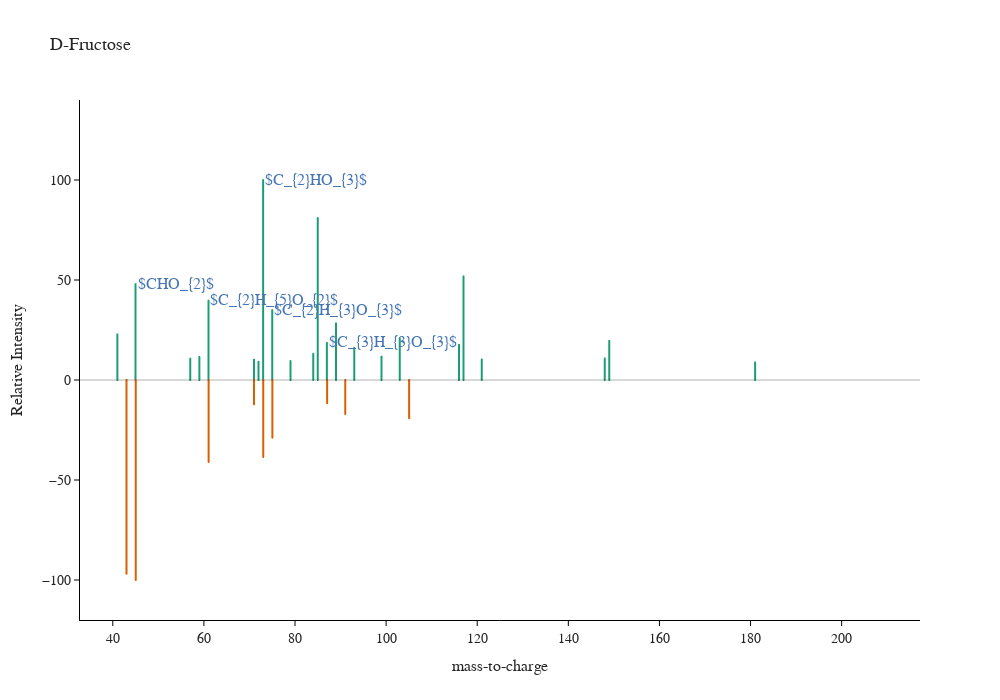

Write notebook code for a chart like this one.
### Code cell
df.plot(kind="spectrum", x="mz", y="rel_int", title="D-Fructose", ylabel="Relative Intensity",
        bin_peaks=False,
             reference_spectrum=pred_df[['mz', 'rel_int', 'color_peak']], mirror_spectrum=True, 
             annotate_mz=False, annotate_top_n_peaks='all',
             annotation_color="color_annotation", 
             custom_annotation="custom_annotation",
             peak_color="color_peak",
            annotation_font_size=16,
            xlabel_font_size=20,
            ylabel_font_size=20,
            width=1000, height=700, grid=False, backend="ms_plotly")

### Figure 1 — Plotly figure (JSON) as saved in the notebook; plotly's stock layout.template omitted (floating-point values rounded to 4 significant figures)
{"data": [{"customdata": [[41, 22.87], [41, 22.87]], "hovertemplate": "m/z: %{customdata[0]}<br>intensity: %{customdata[1]}", "line": {"color": "#1b9e77"}, "mode": "lines", "name": "", "showlegend": false, "type": "scattergl", "x": [41, 41], "y": [0, 22.87]}, {"customdata": [[45, 47.96], [45, 47.96]], "hovertemplate": "m/z: %{customdata[0]}<br>intensity: %{customdata[1]}", "line": {"color": "#1b9e77"}, "mode": "lines", "name": "", "showlegend": false, "type": "scattergl", "x": [45, 45], "y": [0, 47.96]}, {"customdata": [[57, 10.72], [57, 10.72]], "hovertemplate": "m/z: %{customdata[0]}<br>intensity: %{customdata[1]}", "line": {"color": "#1b9e77"}, "mode": "lines", "name": "", "showlegend": false, "type": "scattergl", "x": [57, 57], "y": [0, 10.72]}, {"customdata": [[59, 11.56], [59, 11.56]], "hovertemplate": "m/z: %{customdata[0]}<br>intensity: %{customdata[1]}", "line": {"color": "#1b9e77"}, "mode": "lines", "name": "", "showlegend": false, "type": "scattergl", "x": [59, 59], "y": [0, 11.56]}, {"customdata": [[61, 39.67], [61, 39.67]], "hovertemplate": "m/z: %{customdata[0]}<br>intensity: %{customdata[1]}", "line": {"color": "#1b9e77"}, "mode": "lines", "name": "", "showlegend": false, "type": "scattergl", "x": [61, 61], "y": [0, 39.67]}, {"customdata": [[71, 10.17], [71, 10.17]], "hovertemplate": "m/z: %{customdata[0]}<br>intensity: %{customdata[1]}", "line": {"color": "#1b9e77"}, "mode": "lines", "name": "", "showlegend": false, "type": "scattergl", "x": [71, 71], "y": [0, 10.17]}, {"customdata": [[72, 9.113], [72, 9.113]], "hovertemplate": "m/z: %{customdata[0]}<br>intensity: %{customdata[1]}", "line": {"color": "#1b9e77"}, "mode": "lines", "name": "", "showlegend": false, "type": "scattergl", "x": [72, 72], "y": [0, 9.113]}, {"customdata": [[73, 100], [73, 100]], "hovertemplate": "m/z: %{customdata[0]}<br>intensity: %{customdata[1]}", "line": {"color": "#1b9e77"}, "mode": "lines", "name": "", "showlegend": false, "type": "scattergl", "x": [73, 73], "y": [0, 100]}, {"customdata": [[75, 34.97], [75, 34.97]], "hovertemplate": "m/z: %{customdata[0]}<br>intensity: %{customdata[1]}", "line": {"color": "#1b9e77"}, "mode": "lines", "name": "", "showlegend": false, "type": "scattergl", "x": [75, 75], "y": [0, 34.97]}, {"customdata": [[79, 9.479], [79, 9.479]], "hovertemplate": "m/z: %{customdata[0]}<br>intensity: %{customdata[1]}", "line": {"color": "#1b9e77"}, "mode": "lines", "name": "", "showlegend": false, "type": "scattergl", "x": [79, 79], "y": [0, 9.479]}, {"customdata": [[84, 13.16], [84, 13.16]], "hovertemplate": "m/z: %{customdata[0]}<br>intensity: %{customdata[1]}", "line": {"color": "#1b9e77"}, "mode": "lines", "name": "", "showlegend": false, "type": "scattergl", "x": [84, 84], "y": [0, 13.16]}, {"customdata": [[85, 81.0], [85, 81.0]], "hovertemplate": "m/z: %{customdata[0]}<br>intensity: %{customdata[1]}", "line": {"color": "#1b9e77"}, "mode": "lines", "name": "", "showlegend": false, "type": "scattergl", "x": [85, 85], "y": [0, 81.0]}, {"customdata": [[87, 18.59], [87, 18.59]], "hovertemplate": "m/z: %{customdata[0]}<br>intensity: %{customdata[1]}", "line": {"color": "#1b9e77"}, "mode": "lines", "name": "", "showlegend": false, "type": "scattergl", "x": [87, 87], "y": [0, 18.59]}, {"customdata": [[89, 28.37], [89, 28.37]], "hovertemplate": "m/z: %{customdata[0]}<br>intensity: %{customdata[1]}", "line": {"color": "#1b9e77"}, "mode": "lines", "name": "", "showlegend": false, "type": "scattergl", "x": [89, 89], "y": [0, 28.37]}, {"customdata": [[93, 16.14], [93, 16.14]], "hovertemplate": "m/z: %{customdata[0]}<br>intensity: %{customdata[1]}", "line": {"color": "#1b9e77"}, "mode": "lines", "name": "", "showlegend": false, "type": "scattergl", "x": [93, 93], "y": [0, 16.14]}, {"customdata": [[99, 11.72], [99, 11.72]], "hovertemplate": "m/z: %{customdata[0]}<br>intensity: %{customdata[1]}", "line": {"color": "#1b9e77"}, "mode": "lines", "name": "", "showlegend": false, "type": "scattergl", "x": [99, 99], "y": [0, 11.72]}, {"customdata": [[103, 20.96], [103, 20.96]], "hovertemplate": "m/z: %{customdata[0]}<br>intensity: %{customdata[1]}", "line": {"color": "#1b9e77"}, "mode": "lines", "name": "", "showlegend": false, "type": "scattergl", "x": [103, 103], "y": [0, 20.96]}, {"customdata": [[116, 17.62], [116, 17.62]], "hovertemplate": "m/z: %{customdata[0]}<br>intensity: %{customdata[1]}", "line": {"color": "#1b9e77"}, "mode": "lines", "name": "", "showlegend": false, "type": "scattergl", "x": [116, 116], "y": [0, 17.62]}, {"customdata": [[117, 51.84], [117, 51.84]], "hovertemplate": "m/z: %{customdata[0]}<br>intensity: %{customdata[1]}", "line": {"color": "#1b9e77"}, "mode": "lines", "name": "", "showlegend": false, "type": "scattergl", "x": [117, 117], "y": [0, 51.84]}, {"customdata": [[121, 10.31], [121, 10.31]], "hovertemplate": "m/z: %{customdata[0]}<br>intensity: %{customdata[1]}", "line": {"color": "#1b9e77"}, "mode": "lines", "name": "", "showlegend": false, "type": "scattergl", "x": [121, 121], "y": [0, 10.31]}, {"customdata": [[148, 10.84], [148, 10.84]], "hovertemplate": "m/z: %{customdata[0]}<br>intensity: %{customdata[1]}", "line": {"color": "#1b9e77"}, "mode": "lines", "name": "", "showlegend": false, "type": "scattergl", "x": [148, 148], "y": [0, 10.84]}, {"customdata": [[149, 19.64], [149, 19.64]], "hovertemplate": "m/z: %{customdata[0]}<br>intensity: %{customdata[1]}", "line": {"color": "#1b9e77"}, "mode": "lines", "name": "", "showlegend": false, "type": "scattergl", "x": [149, 149], "y": [0, 19.64]}, {"customdata": [[181, 8.82], [181, 8.82]], "hovertemplate": "m/z: %{customdata[0]}<br>intensity: %{customdata[1]}", "line": {"color": "#1b9e77"}, "mode": "lines", "name": "", "showlegend": false, "type": "scattergl", "x": [181, 181], "y": [0, 8.82]}, {"line": {"color": "#d95f02"}, "mode": "lines", "name": "", "showlegend": false, "type": "scattergl", "x": [43.02, 43.02], "y": [0, -96.88]}, {"line": {"color": "#d95f02"}, "mode": "lines", "name": "", "showlegend": false, "type": "scattergl", "x": [45.03, 45.03], "y": [0, -100]}, {"line": {"color": "#d95f02"}, "mode": "lines", "name": "", "showlegend": false, "type": "scattergl", "x": [61.03, 61.03], "y": [0, -41.03]}, {"line": {"color": "#d95f02"}, "mode": "lines", "name": "", "showlegend": false, "type": "scattergl", "x": [71.01, 71.01], "y": [0, -12.2]}, {"line": {"color": "#d95f02"}, "mode": "lines", "name": "", "showlegend": false, "type": "scattergl", "x": [73.03, 73.03], "y": [0, -38.52]}, {"line": {"color": "#d95f02"}, "mode": "lines", "name": "", "showlegend": false, "type": "scattergl", "x": [75.04, 75.04], "y": [0, -28.88]}, {"line": {"color": "#d95f02"}, "mode": "lines", "name": "", "showlegend": false, "type": "scattergl", "x": [87.04, 87.04], "y": [0, -11.65]}, {"line": {"color": "#d95f02"}, "mode": "lines", "name": "", "showlegend": false, "type": "scattergl", "x": [91.04, 91.04], "y": [0, -17.04]}, {"line": {"color": "#d95f02"}, "mode": "lines", "name": "", "showlegend": false, "type": "scattergl", "x": [105.1, 105.1], "y": [0, -19.16]}], "layout": {"annotations": [{"font": {"color": "#4575B4", "family": "Open Sans Mono, monospace", "size": 16}, "showarrow": false, "text": "$C_{2}HO_{3}$", "x": 73, "xanchor": "left", "y": 100}, {"font": {"color": "#4575B4", "family": "Open Sans Mono, monospace", "size": 16}, "showarrow": false, "text": "$CHO_{2}$", "x": 45, "xanchor": "left", "y": 47.96}, {"font": {"color": "#4575B4", "family": "Open Sans Mono, monospace", "size": 16}, "showarrow": false, "text": "$C_{2}H_{5}O_{2}$", "x": 61, "xanchor": "left", "y": 39.67}, {"font": {"color": "#4575B4", "family": "Open Sans Mono, monospace", "size": 16}, "showarrow": false, "text": "$C_{2}H_{3}O_{3}$", "x": 75, "xanchor": "left", "y": 34.97}, {"font": {"color": "#4575B4", "family": "Open Sans Mono, monospace", "size": 16}, "showarrow": false, "text": "$C_{3}H_{3}O_{3}$", "x": 87, "xanchor": "left", "y": 18.59}], "dragmode": "select", "font": {"family": "Helvetica"}, "height": 700, "legend": {"font": {"family": "Helvetica", "size": 10}, "title": {"text": "Trace"}}, "plot_bgcolor": "#FFFFFF", "shapes": [{"line": {"color": "black", "width": 1}, "type": "line", "x0": 0, "x1": 1, "xref": "x domain", "y0": 0, "y1": 0, "yref": "y"}], "showlegend": true, "title": {"font": {"family": "Helvetica", "size": 18}, "text": "D-Fructose"}, "width": 1000, "xaxis": {"gridcolor": "#CCCCCC", "linecolor": "black", "linewidth": 1, "range": [32.8, 217.2], "showgrid": false, "showline": true, "tickcolor": "black", "tickfont": {"family": "Helvetica", "size": 14}, "ticks": "outside", "tickwidth": 1, "title": {"font": {"family": "Helvetica", "size": 16}, "text": "mass-to-charge"}}, "yaxis": {"gridcolor": "#CCCCCC", "linecolor": "black", "linewidth": 1, "range": [-120, 140], "showgrid": false, "showline": true, "tickcolor": "black", "tickfont": {"family": "Helvetica", "size": 14}, "tickwidth": 1, "title": {"font": {"family": "Helvetica", "size": 16}, "text": "Relative Intensity"}}}}
